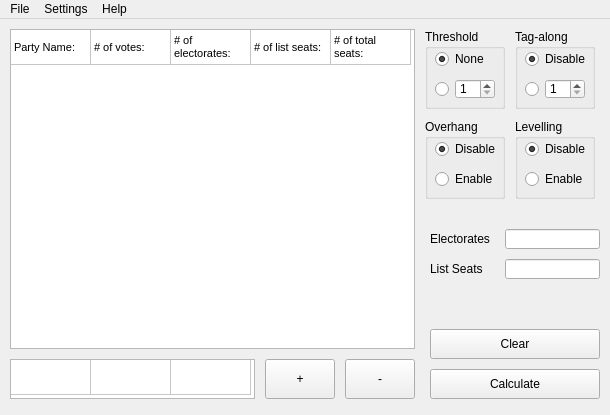
<?xml version="1.0" encoding="UTF-8"?>
<ui version="4.0">
 <class>main_window</class>
 <widget class="QMainWindow" name="main_window">
  <property name="geometry">
   <rect>
    <x>0</x>
    <y>0</y>
    <width>610</width>
    <height>415</height>
   </rect>
  </property>
  <property name="windowTitle">
   <string>Election Calculator</string>
  </property>
  <widget class="QWidget" name="central_widget">
   <widget class="QTableWidget" name="party_table">
    <property name="geometry">
     <rect>
      <x>10</x>
      <y>10</y>
      <width>405</width>
      <height>320</height>
     </rect>
    </property>
    <property name="font">
     <font>
      <pointsize>8</pointsize>
     </font>
    </property>
    <attribute name="horizontalHeaderVisible">
     <bool>false</bool>
    </attribute>
    <attribute name="horizontalHeaderDefaultSectionSize">
     <number>80</number>
    </attribute>
    <attribute name="verticalHeaderVisible">
     <bool>false</bool>
    </attribute>
    <attribute name="verticalHeaderDefaultSectionSize">
     <number>35</number>
    </attribute>
    <attribute name="verticalHeaderHighlightSections">
     <bool>false</bool>
    </attribute>
    <attribute name="verticalHeaderMinimumSectionSize">
     <number>35</number>
    </attribute>
    <row>
     <property name="text">
      <string>label_row</string>
     </property>
    </row>
    <column>
     <property name="text">
      <string>party_names_column</string>
     </property>
    </column>
    <column>
     <property name="text">
      <string>votes_column</string>
     </property>
    </column>
    <column>
     <property name="text">
      <string>electorates_column</string>
     </property>
    </column>
    <column>
     <property name="text">
      <string>list_seats_column</string>
     </property>
    </column>
    <column>
     <property name="text">
      <string>total_seats_column</string>
     </property>
    </column>
    <item row="0" column="0">
     <property name="text">
      <string>Party Name:</string>
     </property>
    </item>
    <item row="0" column="1">
     <property name="text">
      <string># of votes:</string>
     </property>
    </item>
    <item row="0" column="2">
     <property name="text">
      <string># of electorates:</string>
     </property>
    </item>
    <item row="0" column="3">
     <property name="text">
      <string># of list seats:</string>
     </property>
    </item>
    <item row="0" column="4">
     <property name="text">
      <string># of total seats:</string>
     </property>
    </item>
   </widget>
   <widget class="QTableWidget" name="append_party_table">
    <property name="geometry">
     <rect>
      <x>10</x>
      <y>340</y>
      <width>245</width>
      <height>40</height>
     </rect>
    </property>
    <property name="font">
     <font>
      <pointsize>8</pointsize>
     </font>
    </property>
    <attribute name="horizontalHeaderVisible">
     <bool>false</bool>
    </attribute>
    <attribute name="horizontalHeaderDefaultSectionSize">
     <number>80</number>
    </attribute>
    <attribute name="horizontalHeaderHighlightSections">
     <bool>false</bool>
    </attribute>
    <attribute name="horizontalHeaderMinimumSectionSize">
     <number>45</number>
    </attribute>
    <attribute name="verticalHeaderVisible">
     <bool>false</bool>
    </attribute>
    <attribute name="verticalHeaderDefaultSectionSize">
     <number>35</number>
    </attribute>
    <attribute name="verticalHeaderHighlightSections">
     <bool>false</bool>
    </attribute>
    <row>
     <property name="text">
      <string>input_row</string>
     </property>
    </row>
    <column>
     <property name="text">
      <string>party_name_column</string>
     </property>
    </column>
    <column>
     <property name="text">
      <string>votes_column</string>
     </property>
    </column>
    <column>
     <property name="text">
      <string>electorates_column</string>
     </property>
    </column>
    <item row="0" column="1">
     <property name="text">
      <string/>
     </property>
    </item>
   </widget>
   <widget class="QPushButton" name="plus_button">
    <property name="geometry">
     <rect>
      <x>265</x>
      <y>340</y>
      <width>70</width>
      <height>40</height>
     </rect>
    </property>
    <property name="text">
     <string>+</string>
    </property>
   </widget>
   <widget class="QPushButton" name="minus_button">
    <property name="geometry">
     <rect>
      <x>345</x>
      <y>340</y>
      <width>70</width>
      <height>40</height>
     </rect>
    </property>
    <property name="text">
     <string>-</string>
    </property>
   </widget>
   <widget class="QGroupBox" name="threshold_box">
    <property name="geometry">
     <rect>
      <x>425</x>
      <y>10</y>
      <width>80</width>
      <height>80</height>
     </rect>
    </property>
    <property name="title">
     <string>Threshold</string>
    </property>
    <widget class="QRadioButton" name="no_threshold_option">
     <property name="geometry">
      <rect>
       <x>10</x>
       <y>20</y>
       <width>60</width>
       <height>20</height>
      </rect>
     </property>
     <property name="text">
      <string>None</string>
     </property>
     <property name="checked">
      <bool>true</bool>
     </property>
    </widget>
    <widget class="QRadioButton" name="enable_threshold_option">
     <property name="geometry">
      <rect>
       <x>10</x>
       <y>50</y>
       <width>60</width>
       <height>20</height>
      </rect>
     </property>
     <property name="text">
      <string/>
     </property>
    </widget>
    <widget class="QSpinBox" name="threshold_num">
     <property name="geometry">
      <rect>
       <x>30</x>
       <y>50</y>
       <width>40</width>
       <height>20</height>
      </rect>
     </property>
     <property name="minimum">
      <number>1</number>
     </property>
    </widget>
   </widget>
   <widget class="QGroupBox" name="tag_along_box">
    <property name="geometry">
     <rect>
      <x>515</x>
      <y>10</y>
      <width>80</width>
      <height>80</height>
     </rect>
    </property>
    <property name="title">
     <string>Tag-along</string>
    </property>
    <widget class="QRadioButton" name="disable_tag_along_option">
     <property name="geometry">
      <rect>
       <x>10</x>
       <y>20</y>
       <width>70</width>
       <height>20</height>
      </rect>
     </property>
     <property name="text">
      <string>Disable</string>
     </property>
     <property name="checked">
      <bool>true</bool>
     </property>
    </widget>
    <widget class="QRadioButton" name="enable_tag_along_option">
     <property name="geometry">
      <rect>
       <x>10</x>
       <y>50</y>
       <width>60</width>
       <height>20</height>
      </rect>
     </property>
     <property name="text">
      <string/>
     </property>
    </widget>
    <widget class="QSpinBox" name="tag_along_num">
     <property name="geometry">
      <rect>
       <x>30</x>
       <y>50</y>
       <width>40</width>
       <height>20</height>
      </rect>
     </property>
     <property name="minimum">
      <number>1</number>
     </property>
    </widget>
   </widget>
   <widget class="QGroupBox" name="overhang_box">
    <property name="geometry">
     <rect>
      <x>425</x>
      <y>100</y>
      <width>80</width>
      <height>80</height>
     </rect>
    </property>
    <property name="title">
     <string>Overhang</string>
    </property>
    <widget class="QRadioButton" name="disable_overhang_option">
     <property name="geometry">
      <rect>
       <x>10</x>
       <y>20</y>
       <width>70</width>
       <height>20</height>
      </rect>
     </property>
     <property name="text">
      <string>Disable</string>
     </property>
     <property name="checked">
      <bool>true</bool>
     </property>
    </widget>
    <widget class="QRadioButton" name="enable_overhang_option">
     <property name="geometry">
      <rect>
       <x>10</x>
       <y>50</y>
       <width>70</width>
       <height>20</height>
      </rect>
     </property>
     <property name="text">
      <string>Enable</string>
     </property>
    </widget>
   </widget>
   <widget class="QGroupBox" name="levelling_box">
    <property name="geometry">
     <rect>
      <x>515</x>
      <y>100</y>
      <width>80</width>
      <height>80</height>
     </rect>
    </property>
    <property name="title">
     <string>Levelling</string>
    </property>
    <widget class="QRadioButton" name="disable_levelling_option">
     <property name="geometry">
      <rect>
       <x>10</x>
       <y>20</y>
       <width>70</width>
       <height>20</height>
      </rect>
     </property>
     <property name="text">
      <string>Disable</string>
     </property>
     <property name="checked">
      <bool>true</bool>
     </property>
    </widget>
    <widget class="QRadioButton" name="enable_levelling_option">
     <property name="geometry">
      <rect>
       <x>10</x>
       <y>50</y>
       <width>70</width>
       <height>20</height>
      </rect>
     </property>
     <property name="text">
      <string>Enable</string>
     </property>
    </widget>
   </widget>
   <widget class="QLineEdit" name="electorate_input">
    <property name="geometry">
     <rect>
      <x>505</x>
      <y>210</y>
      <width>95</width>
      <height>20</height>
     </rect>
    </property>
   </widget>
   <widget class="QLabel" name="electorate_label">
    <property name="geometry">
     <rect>
      <x>430</x>
      <y>210</y>
      <width>65</width>
      <height>20</height>
     </rect>
    </property>
    <property name="text">
     <string>Electorates</string>
    </property>
   </widget>
   <widget class="QLineEdit" name="list_input">
    <property name="geometry">
     <rect>
      <x>505</x>
      <y>240</y>
      <width>95</width>
      <height>20</height>
     </rect>
    </property>
   </widget>
   <widget class="QLabel" name="list_label">
    <property name="geometry">
     <rect>
      <x>430</x>
      <y>240</y>
      <width>65</width>
      <height>20</height>
     </rect>
    </property>
    <property name="text">
     <string>List Seats</string>
    </property>
   </widget>
   <widget class="QPushButton" name="clear_button">
    <property name="geometry">
     <rect>
      <x>430</x>
      <y>310</y>
      <width>170</width>
      <height>30</height>
     </rect>
    </property>
    <property name="text">
     <string>Clear</string>
    </property>
   </widget>
   <widget class="QPushButton" name="calculate_button">
    <property name="geometry">
     <rect>
      <x>430</x>
      <y>350</y>
      <width>170</width>
      <height>30</height>
     </rect>
    </property>
    <property name="text">
     <string>Calculate</string>
    </property>
   </widget>
  </widget>
  <widget class="QMenuBar" name="menu_bar">
   <property name="geometry">
    <rect>
     <x>0</x>
     <y>0</y>
     <width>610</width>
     <height>26</height>
    </rect>
   </property>
   <widget class="QMenu" name="file_menu">
    <property name="title">
     <string>File</string>
    </property>
    <addaction name="open_action"/>
    <addaction name="save_action"/>
    <addaction name="exit_action"/>
   </widget>
   <widget class="QMenu" name="help_menu">
    <property name="title">
     <string>Help</string>
    </property>
    <addaction name="about_action"/>
   </widget>
   <widget class="QMenu" name="settings_menu">
    <property name="title">
     <string>Settings</string>
    </property>
   </widget>
   <addaction name="file_menu"/>
   <addaction name="settings_menu"/>
   <addaction name="help_menu"/>
  </widget>
  <action name="open_action">
   <property name="text">
    <string>Open</string>
   </property>
  </action>
  <action name="about_action">
   <property name="text">
    <string>About</string>
   </property>
  </action>
  <action name="save_action">
   <property name="text">
    <string>Save</string>
   </property>
  </action>
  <action name="exit_action">
   <property name="text">
    <string>Exit</string>
   </property>
  </action>
 </widget>
 <resources/>
 <connections/>
</ui>
